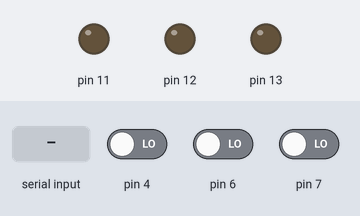
A sketch run on a simulated Arduino Uno, built with avr-gcc and run on an emulated ATmega328P. Shown: output pins drawn as LEDs (lit = HIGH). Inputs (shaded band) come from the test bench; at power-on: pin 4 LOW, pin 6 LOW, pin 7 LOW.

Above: at 1.2 s.
1.3 s: "1" received over Serial
At 1.9 s:
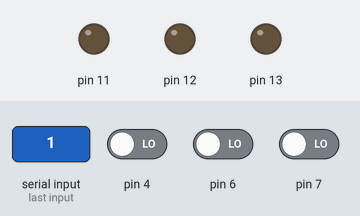
2.8 s: "2" received over Serial
At 4.0 s:
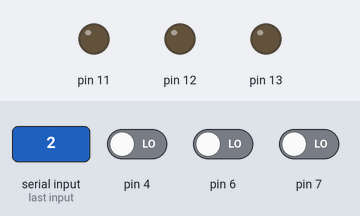
4.3 s: "3" received over Serial
At 5.4 s:
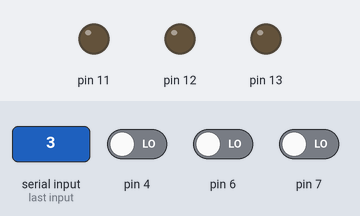
Timing chart, 0 to 7.3 s (numbered marks = the images above; inputs shaded):
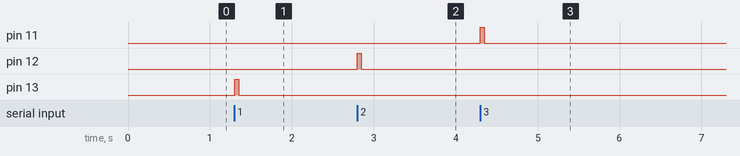

Measured:
- after the input at 1.3 s, pin 13: LOW → HIGH at once, → LOW 0.05 s later
- after the input at 2.8 s, pin 12: LOW → HIGH at once, → LOW 0.05 s later
- after the input at 4.3 s, pin 11: LOW → HIGH at once, → LOW 0.05 s later

The sketch:

ardWS.ino
```cpp
void setup() {
  pinMode(13, OUTPUT);
  pinMode(12, OUTPUT);
  pinMode(11, OUTPUT);
  Serial.begin(115200);
  pinMode(7, INPUT);
  pinMode(6, INPUT);
  pinMode(4, INPUT);

}
bool isPacket7Sent = false;
bool isPacket6Sent = false;
bool isPacket4Sent = false;
void loop() {
  if (Serial.available() > 0) {
    char command = Serial.read();
    if (command == '1') {
      digitalWrite(13, HIGH);
      delay(50);
      digitalWrite(13, LOW);

    } else if (command == '2') {
      digitalWrite(12, HIGH);
      delay(50);
      digitalWrite(12, LOW);
    } else if (command == '3') {
      digitalWrite(11, HIGH);
      delay(50);

      digitalWrite(11, LOW);
    }
  }
    int touchValue7 = digitalRead(7);
    int touchValue6 = digitalRead(6);
    int touchValue4 = digitalRead(4);


    if (touchValue7 == HIGH && !isPacket7Sent){
      Serial.write('1');
      isPacket7Sent = true;
    }
    if (touchValue6 == HIGH && !isPacket6Sent){
      Serial.write('2');
      isPacket6Sent = true;

    }
    if (touchValue4 == HIGH && !isPacket4Sent){
      Serial.write('3');
      isPacket4Sent = true;
    }
    isPacket7Sent = false;
    isPacket6Sent = false;
    isPacket4Sent = false;

}
```
